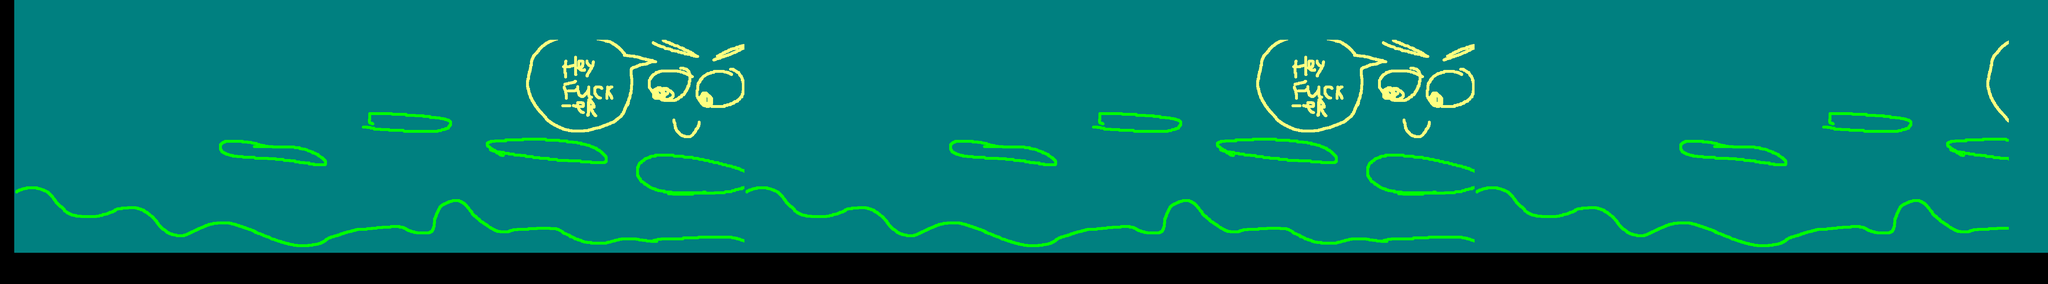

Below is a game level as drawn by its tile map, then a one-line description and the .tmx that defines it (tile-layer data replaced by summaries):
An orthogonal 115x16 tile map with 50x50 px tiles, 1 tile layer (Tile Layer 1) and 5 objects.

<map version="1.0" tiledversion="1.0.3" orientation="orthogonal" renderorder="right-down" width="115" height="16" tilewidth="50" tileheight="50" nextobjectid="19">
 <tileset firstgid="1" source="tilesets/test2tiled.tsx" />
 <layer name="Tile Layer 1" width="115" height="16" offsetx="40" offsety="-88">
  <data>[1840 cells, 1840 non-empty, 492 distinct tile ids]</data>
 </layer>
 <objectgroup name="Object Layer 1" offsetx="40" offsety="-89.3333">
  <object id="14" x="6.66667" y="644">
   <polygon points="0,0 52,-14.6667 90.6667,2.66667 162.667,66.6667 273.333,52 342.667,38.6667 446.667,117.333 573.333,81.3333 788,145.333 858.667,141.333 933.333,105.333 1017.33,97.3333 1074.67,93.3333 1137.33,110.667 1178.67,105.333 1196,34.6667 1237.33,18.6667 1273.33,52 1336,101.333 1402.67,100 1512,94.6667 1590.67,137.333 1724,129.333 1804,134.667 2000,118.667 2044,130.667 2046.67,182.667 -30.6667,176 -1.33333,-1.33333" />
  </object>
  <object id="15" x="596" y="488">
   <polygon points="0,0 262.667,37.3333 274.667,52 268,65.3333 -4,36 -17.3333,8" />
  </object>
  <object id="16" x="1001.33" y="409.333">
   <polygon points="0,0 214.667,18.6667 212,42.6667 105.333,48 0,38.6667" />
  </object>
  <object id="17" x="1342.67" y="490.667">
   <polygon points="0,0 201.333,-1.33333 300,28 305.333,49.3333 13.3333,25.3333" />
  </object>
  <object id="18" x="1769.33" y="550.667">
   <polygon points="0,0 61.3333,-17.3333 278.667,25.3333 277.333,66.6667 66.6667,77.3333 -10.6667,36 -18.6667,8" />
  </object>
 </objectgroup>
</map>
